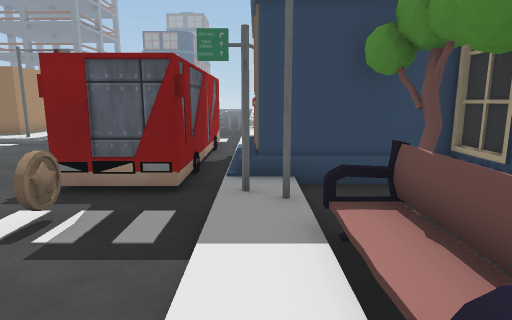
[1] (above)

21 first-person views from a walk through a scene from a Unity 3-D project. The camera is 1.5 m above the floor, tilts 10° down and sees 75° across. The floor is counted in squares, 1 m on a side. Each view is taken from the middle of a square. On the plan, view 1 faces up. The plan holds only what a view shows up to about 15 squares ahead; the rest is blank. The place goes on beyond the plan. The player is left out. Some surface patterns are stand-ins.

[2]
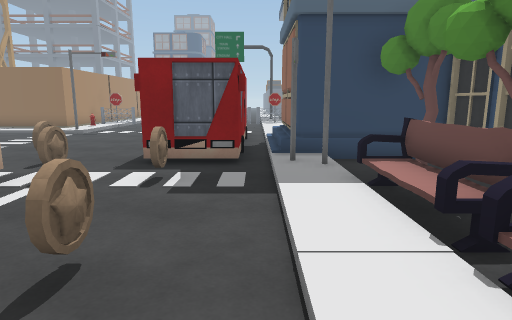

[3]
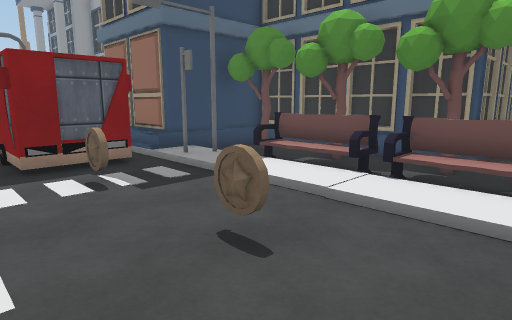

[4]
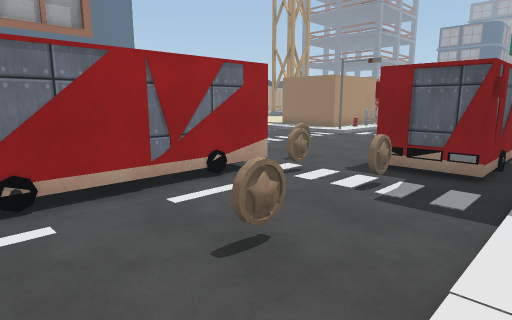

[5]
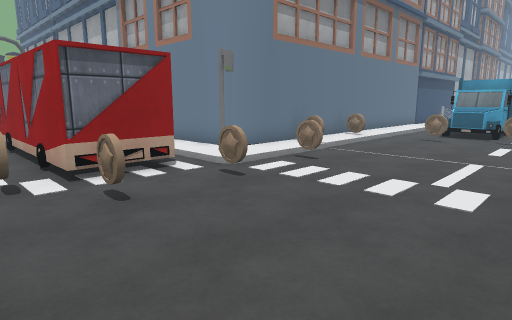

[6]
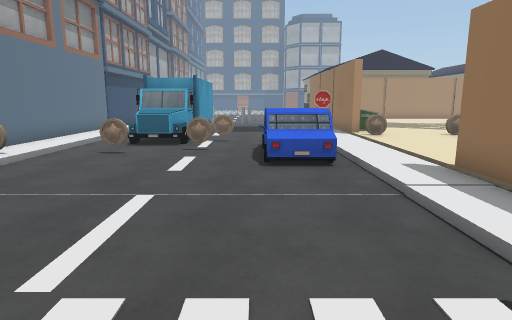

[7]
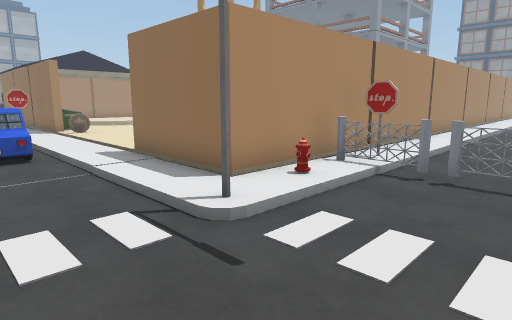

[8]
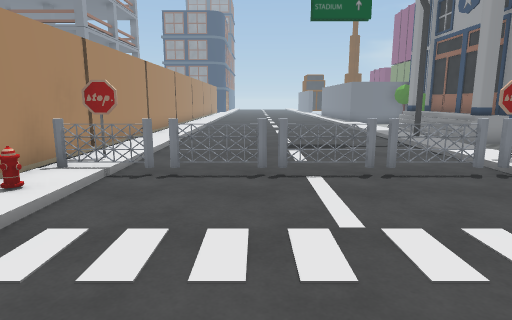

[9]
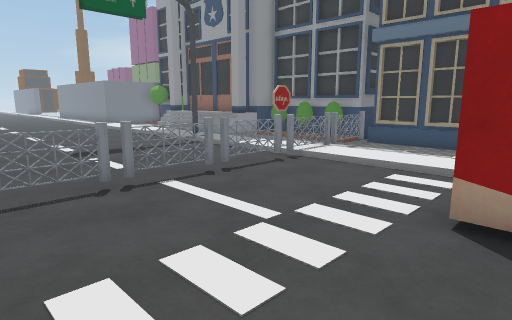

[10]
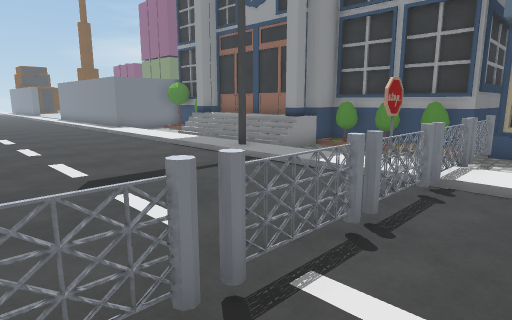

[11]
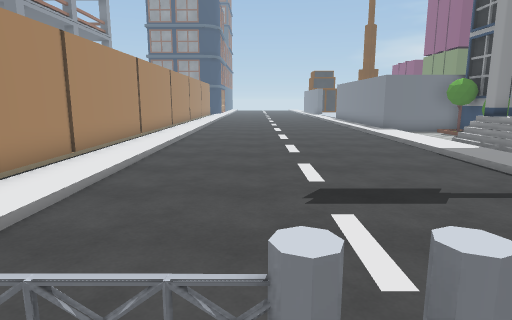

[12]
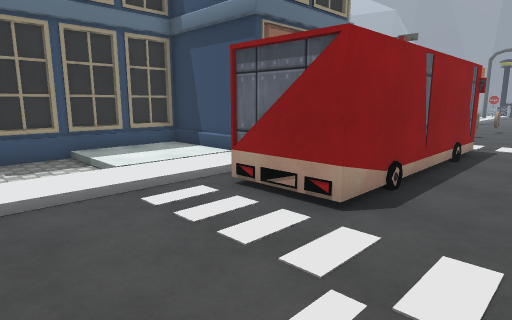

[13]
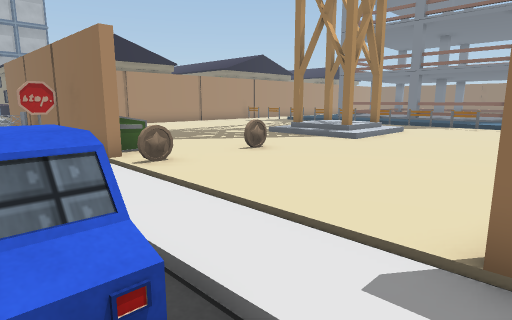

[14]
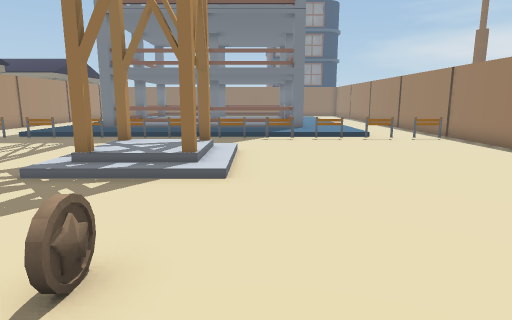

[15]
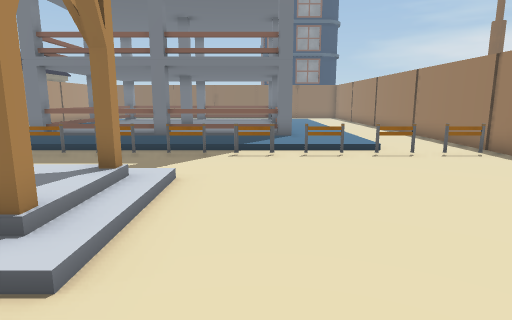

[16]
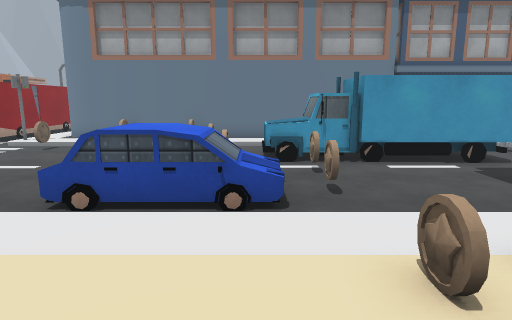

[17]
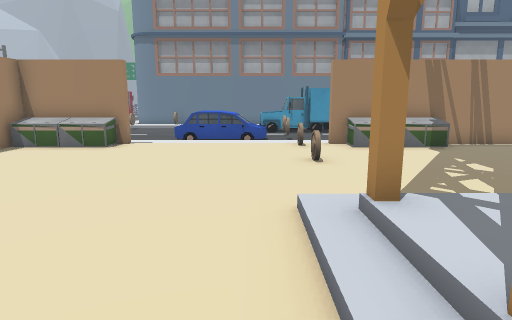

[18]
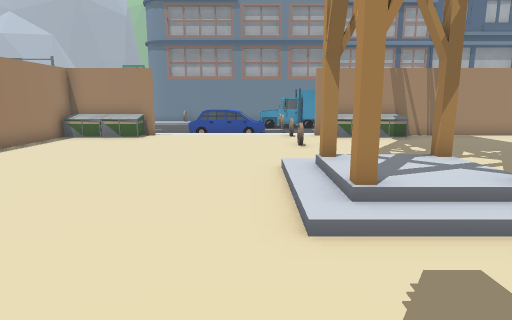

[19]
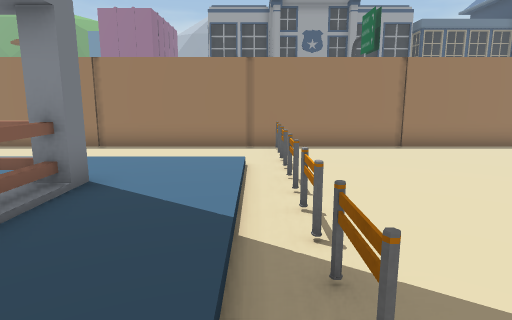

[20]
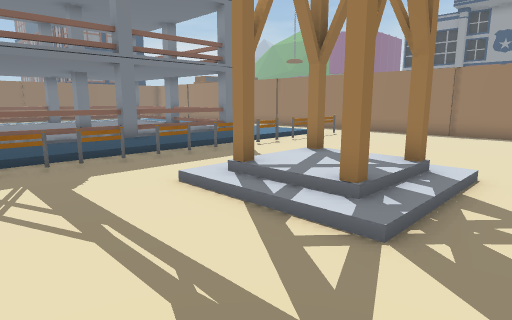

[21]
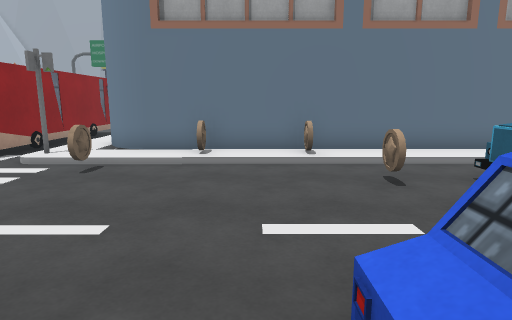

### Floor plan
Key: @ floor where view 1 was taken; # wall or solid block; x gap in a wall; . main floor; : floor 0.25 m higher than the main floor; + floor 0.5 m higher than the main floor; * floor 0.75 m higher than the main floor; % floor 1 m higher than the main floor; / step, stairs or slope; = window, fence, low wall or low ledge; B building; U bus; T tree; C coin; E bench; R truck; I bin; A car; S sign; F fence; H hydrant; G barrier; O other object.
Columns run from 27 left of view 1 to 7 right of it. Each row starts with its distance up from view 1.
 35            ++/::#
 34  #*** ****=++/::#     ..
 33  #===x#===#++/::#     ...
 32  ++++++++++++/::#:.........: .#
 31 +++++++++++++/::#:.........:..#
 30 ::::::::::::::::#:.........:..#
 29 OGGG:G:G:G:G:G:G#:.........:.##
 28 ::::::::::::::::#:.........:.##
 27 ::::::::::::::::#:.........:.%#
 26 ::::#//#::::::::#:.........:.%#
 25 ::::/**/::::::::#:.........:.%#
 24 ::::/**/::::::::#:.........#.##
 23  :::#//#::::::::#:.........:.##
 22   ::::::::::::::#:.........:..#
 21 ::::::::::::::::#:.........:..#
 20 ::::::::::::::::#:.........:..##
 19 ::::::C:::::::::#S.........S..##
 18 ::::::::::::::::#FFFFFFFFFFFFFFBB#
 17 ::::::::::::::::#:/........:/..#
 16 ::IIIIC::::::III#H/........:/..#
 15 ######///////####:/........:/..#
 14     :::::::::::::#/........:/::#
 13     ....AAAA............UU.:/::#
 12    ....CAAAA............UU.:/::#
 11   .......AAA............UU.#####
 10   .....C................UU.#
  9  ........C..............UU.#
  8  RRRRRRR................UU.#
  7      RRR.C..............UU.#####
  6       ..........C..C.C..UU.:/..#
  5       /////////////........:#.T#
  4      ::::::C:C::::/#U#C.C..:E..#
  3     #############:/###...../O.T#
  2                 #:/###...../O..#
  1                 #:/###..C..:/..#
  0                 # /###.....@O.T####
 -1                    ###...../O..
 -2                    ###.....:E

Positions as (right, up) in squares from view 1, and headings:
1: (0, 0), facing up
2: (-1, -2), facing up
3: (-5, -2), facing up-right
4: (0, -2), facing up-left
5: (-4, 11), facing down-left
6: (-8, 11), facing left
7: (-6, 11), facing up-left
8: (-6, 11), facing up
9: (-8, 12), facing up-right
10: (-7, 16), facing up-right
11: (-6, 17), facing up
12: (-6, 17), facing down-right
13: (-14, 12), facing up-left
14: (-19, 16), facing up
15: (-18, 20), facing up
16: (-19, 18), facing down
17: (-19, 27), facing down
18: (-19, 30), facing down
19: (-22, 30), facing right
20: (-27, 21), facing up-right
21: (-15, 13), facing down
